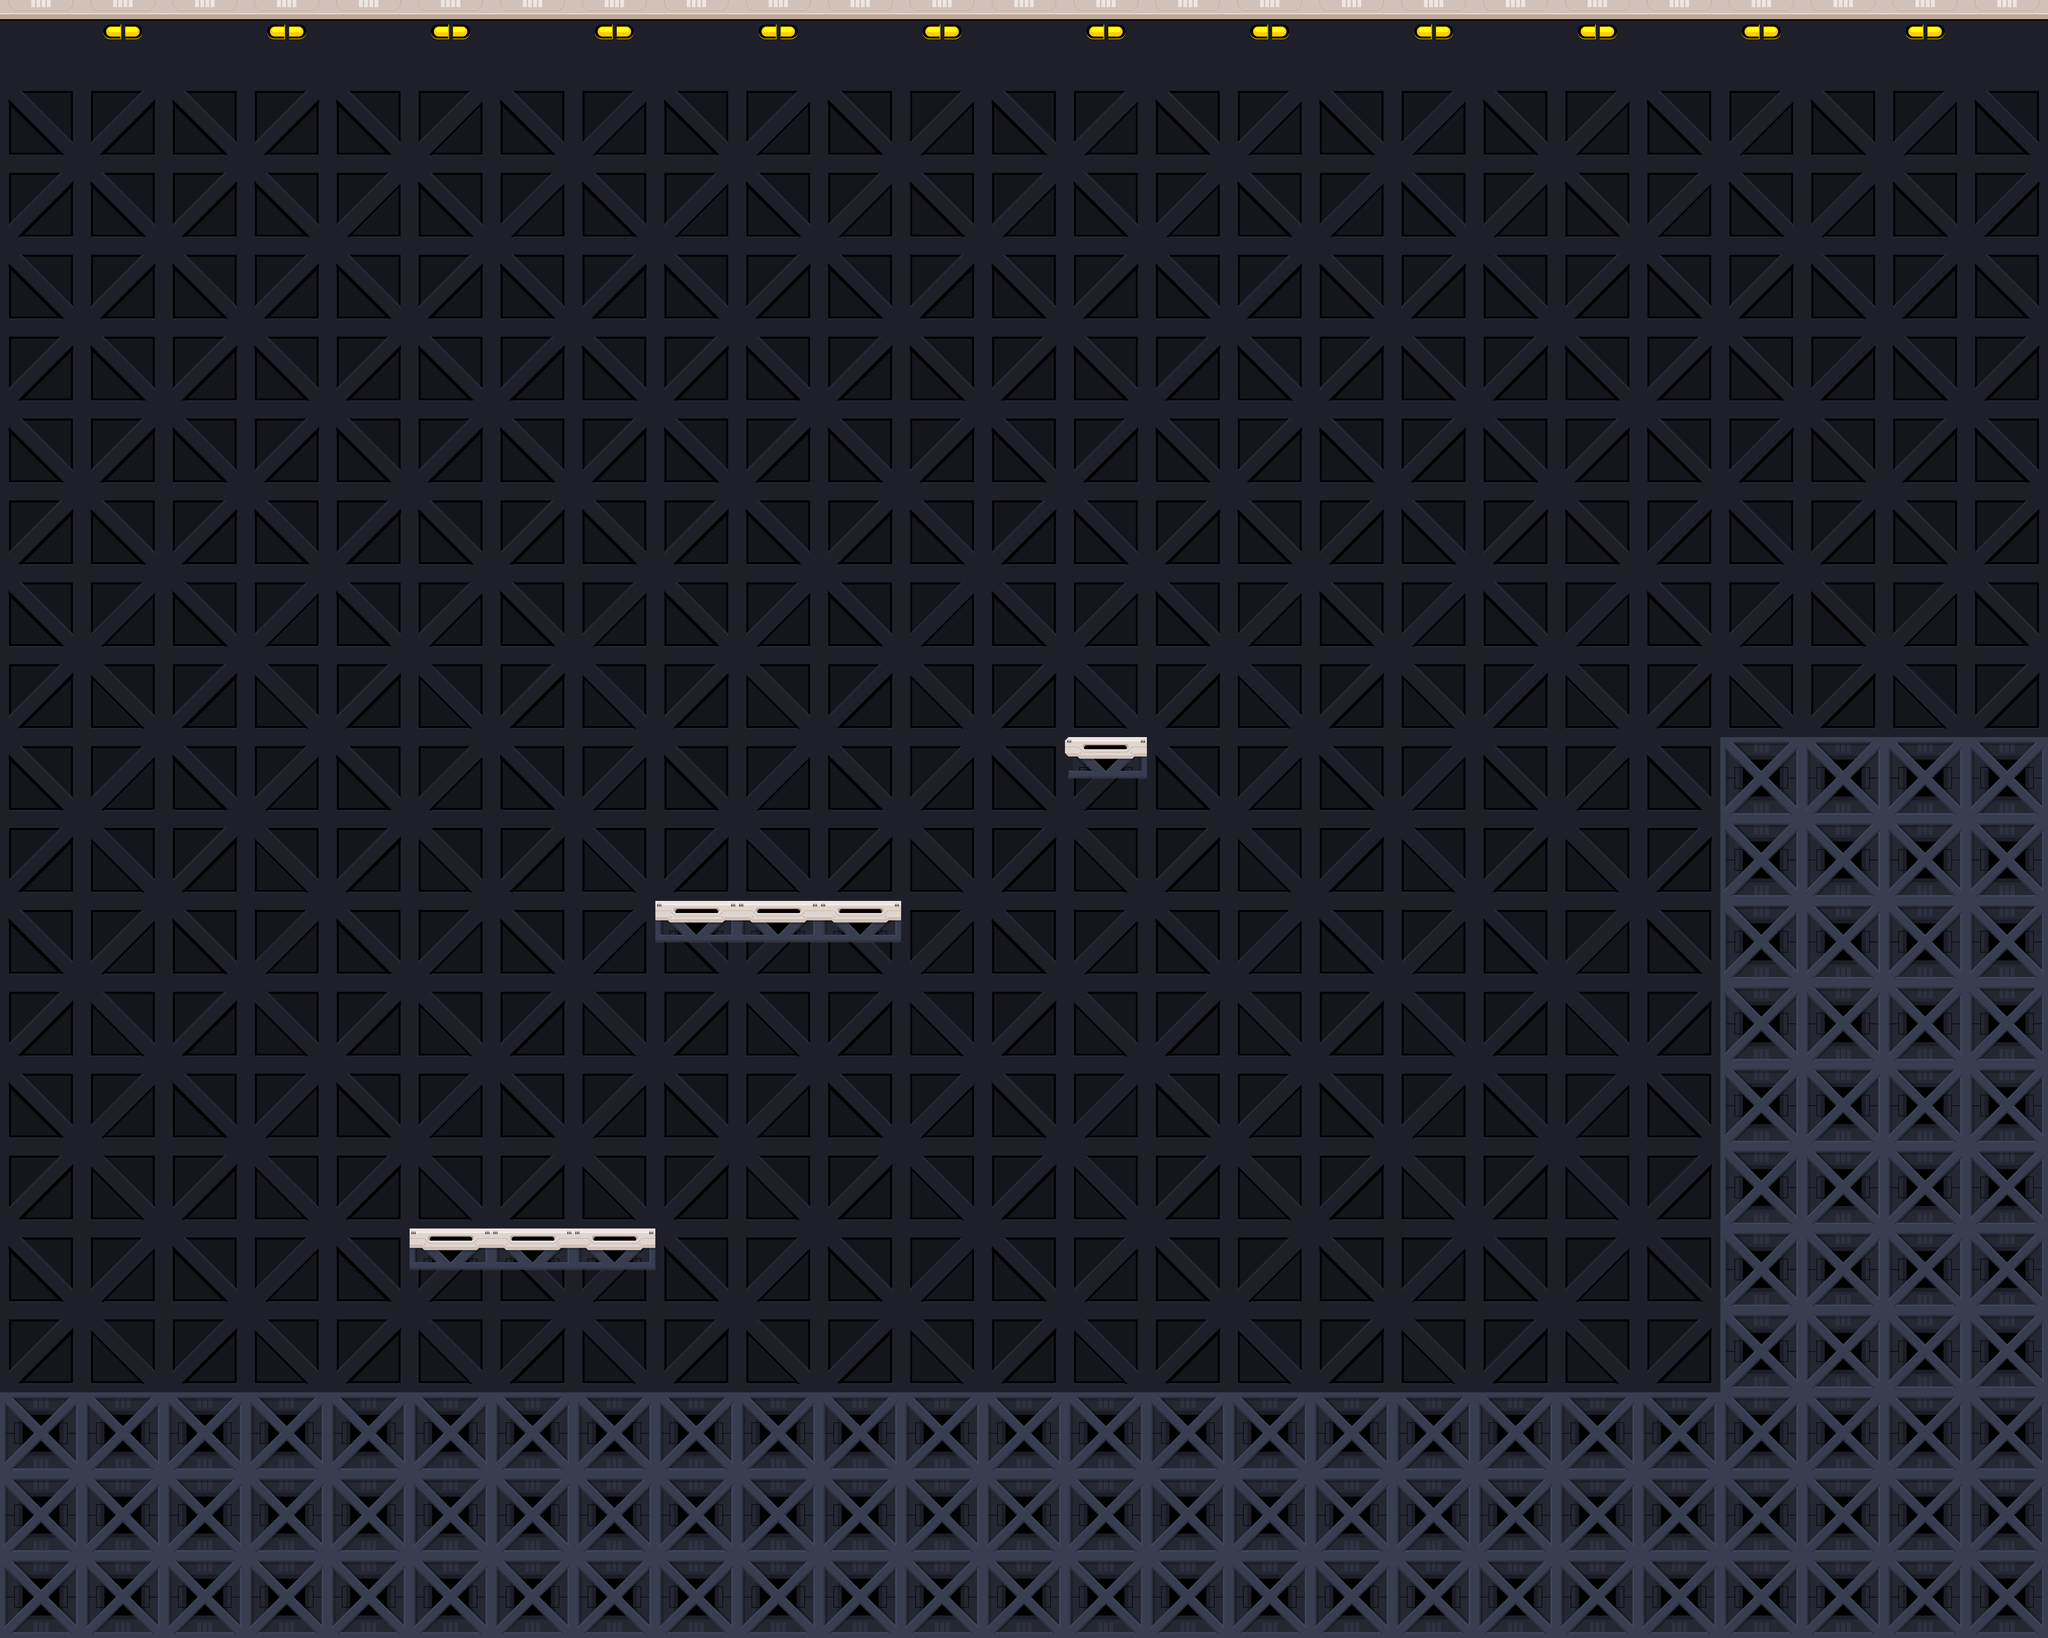

A level layout from a 2D game, rendered from its tile map. Below: a short description, then the map file with its tile-grid data intact:
An orthogonal 25x20 tile map with 256x256 px tiles, 2 tile layers (BackGround, Level_Tiles), 2 tilesets and 3 objects (2x Door, Timer).

<map version="1.9" tiledversion="1.9.2" orientation="orthogonal" renderorder="right-down" width="25" height="20" tilewidth="256" tileheight="256" infinite="0" nextlayerid="4" nextobjectid="25">
 <editorsettings>
  <export format="tmx" />
 </editorsettings>
 <tileset firstgid="1" source="Org_Tiles.tsx" />
 <tileset firstgid="29" source="Org_Objects.tsx" />
 <layer id="1" name="BackGround" width="25" height="20">
  <data encoding="csv">
4,3,4,3,4,3,4,3,4,3,4,3,4,3,4,3,4,3,4,3,4,3,4,3,4,
6,5,6,2147483654,6,8,6,8,6,8,6,8,6,8,6,8,6,8,6,8,6,8,6,8,6,
5,6,5,6,8,6,8,6,8,6,8,6,8,6,8,6,8,6,8,6,8,6,8,6,5,
6,2147483654,6,2147483654,6,2147483654,6,2147483654,6,2147483654,6,2147483654,6,2147483654,6,2147483654,6,2147483654,6,2147483654,6,2147483654,6,2147483654,6,
5,2147483653,5,2147483653,5,2147483653,5,2147483653,5,2147483653,5,2147483653,5,2147483653,5,2147483653,5,2147483653,5,2147483653,5,2147483653,5,2147483653,5,
6,2147483654,6,2147483654,6,2147483654,6,2147483654,6,2147483654,6,2147483654,6,2147483654,6,2147483654,6,2147483654,6,2147483654,6,2147483654,6,2147483654,6,
5,2147483653,5,2147483653,5,2147483653,5,2147483653,5,2147483653,5,2147483653,5,2147483653,5,2147483653,5,2147483653,5,2147483653,5,2147483653,5,2147483653,5,
6,8,6,8,6,8,6,8,6,8,6,8,6,8,6,8,6,8,6,8,6,8,6,8,6,
5,7,5,7,5,7,5,7,5,7,5,7,5,7,5,7,5,7,5,7,5,7,5,7,5,
6,8,6,8,6,8,6,8,6,8,6,8,6,8,6,8,6,8,6,8,6,8,6,8,6,
5,7,5,7,5,7,5,7,5,7,5,7,5,7,5,7,5,7,5,7,5,7,5,7,5,
6,8,6,8,6,8,6,8,6,8,6,8,6,8,6,8,6,8,6,8,6,8,6,8,6,
5,7,5,7,5,7,5,7,5,7,5,7,5,7,5,7,5,7,5,7,5,7,5,7,5,
6,8,6,8,6,8,6,8,6,8,6,8,6,8,6,8,6,8,6,8,6,8,6,8,6,
5,7,5,7,5,7,5,7,5,7,5,7,5,7,5,7,5,7,5,7,5,7,5,7,5,
6,8,6,8,6,8,6,8,6,8,6,8,6,8,6,8,6,8,6,8,6,8,6,8,6,
5,7,5,7,5,7,5,7,5,7,5,7,5,7,5,7,5,7,5,7,5,7,5,7,5,
6,8,6,8,6,8,6,8,6,8,6,8,6,8,6,8,6,8,6,8,6,8,6,8,6,
5,7,5,7,5,7,5,7,5,7,5,7,5,7,5,7,5,7,5,7,5,7,5,7,5,
6,8,6,8,6,8,6,8,6,8,6,8,6,8,6,8,6,8,6,8,6,8,6,8,6
</data>
 </layer>
 <layer id="2" name="Level_Tiles" width="25" height="20">
  <data encoding="csv">
0,0,0,0,0,0,0,0,0,0,0,0,0,0,0,0,0,0,0,0,0,0,0,0,0,
0,0,0,0,0,0,0,0,0,0,0,0,0,0,0,0,0,0,0,0,0,0,0,0,0,
0,0,0,0,0,0,0,0,0,0,0,0,0,0,0,0,0,0,0,0,0,0,0,0,0,
0,0,0,0,0,0,0,0,0,0,0,0,0,0,0,0,0,0,0,0,0,0,0,0,0,
0,0,0,0,0,0,0,0,0,0,0,0,0,0,0,0,0,0,0,0,0,0,0,0,0,
0,0,0,0,0,0,0,0,0,0,0,0,0,0,0,0,0,0,0,0,0,0,0,0,0,
0,0,0,0,0,0,0,0,0,0,0,0,0,0,0,0,0,0,0,0,0,0,0,0,0,
0,0,0,0,0,0,0,0,0,0,0,0,0,0,0,0,0,0,0,0,0,0,0,0,0,
0,0,0,0,0,0,0,0,0,0,0,0,0,0,0,0,0,0,0,0,0,0,0,0,0,
0,0,0,0,0,0,0,0,0,0,0,0,0,25,0,0,0,0,0,0,0,18,18,18,18,
0,0,0,0,0,0,0,0,0,0,0,0,0,0,0,0,0,0,0,0,0,18,18,18,18,
0,0,0,0,0,0,0,0,26,26,26,0,0,0,0,0,0,0,0,0,0,18,18,18,18,
0,0,0,0,0,0,0,0,0,0,0,0,0,0,0,0,0,0,0,0,0,18,18,18,18,
0,0,0,0,0,0,0,0,0,0,0,0,0,0,0,0,0,0,0,0,0,18,18,18,18,
0,0,0,0,0,0,0,0,0,0,0,0,0,0,0,0,0,0,0,0,0,18,18,18,18,
0,0,0,0,0,26,26,26,0,0,0,0,0,0,0,0,0,0,0,0,0,18,18,18,18,
0,0,0,0,0,0,0,0,0,0,0,0,0,0,0,0,0,0,0,0,0,18,18,18,18,
18,18,18,18,18,18,18,18,18,18,18,18,18,18,18,18,18,18,18,18,18,18,18,18,18,
18,18,18,18,18,18,18,18,18,18,18,18,18,18,18,18,18,18,18,18,18,18,18,18,18,
18,18,18,18,18,18,18,18,18,18,18,18,18,18,18,18,18,18,18,18,18,18,18,18,18
</data>
 </layer>
 <objectgroup id="3" name="Level_Objects">
  <object id="2" name="Start_Door" class="Door" gid="29" x="76" y="4296" width="704" height="1064" />
  <object id="6" name="Finish_Door" class="Door" gid="31" x="5692" y="2288" width="721" height="1088" />
  <object id="24" name="Timer" gid="33" x="5420" y="2273" width="248" height="577" />
 </objectgroup>
</map>
